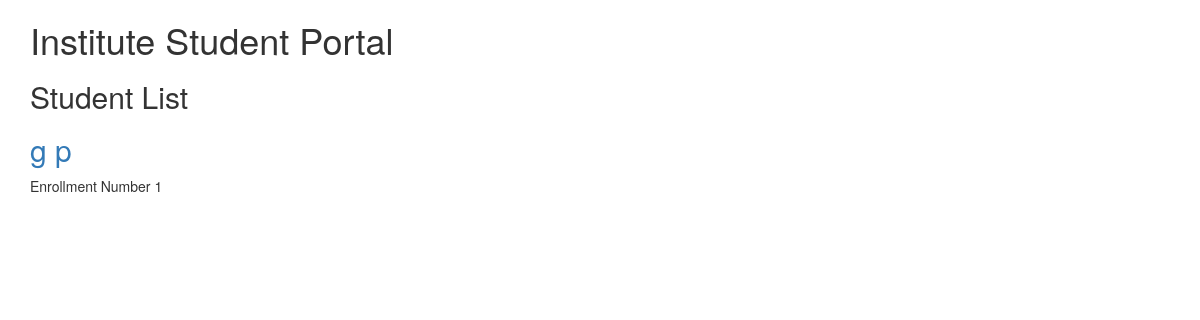
Before: / with the older database file.
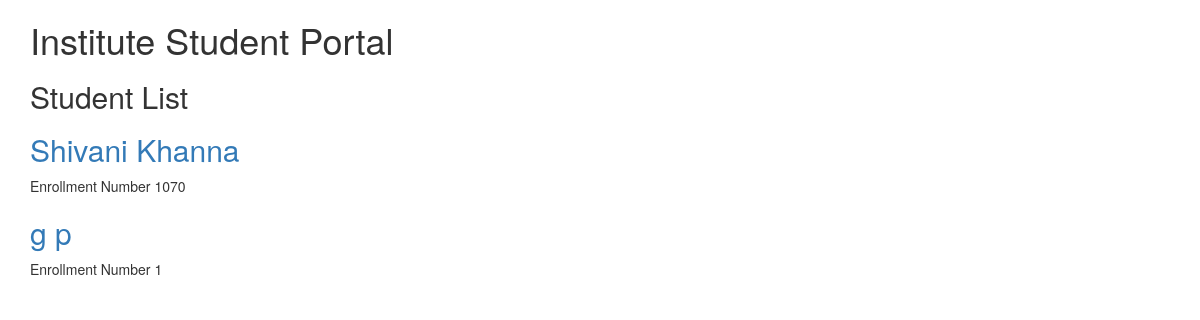
After: the same page with the newer database file.
### student/models.py (models this page shows)
class StudentDetail (models.Model):
    gender_choices = [('M', 'Male'), ('F', 'Female')]
    gender = models.CharField(choices=gender_choices, max_length=1,
                              default=None, null=True)
    first_name = models.CharField(max_length=250)
    last_name = models.CharField(max_length=250)
    student_id = models.CharField(max_length=250, unique=True)
    fathers_name = models.CharField(max_length=250)
    mothers_name = models.CharField(max_length=250)
    dob = models.DateTimeField()
    objects = models.Manager()
    std_choices = [('1', 'I'), ('2', 'II'), ('3', 'III'), ('4', 'IV'),
                   ('5', 'V'), ('6', 'VI'), ('7', 'VII'), ('8', 'VIII'),
                   ('9', 'IX'), ('10', 'X')]
    std = models.CharField(choices=std_choices, max_length=4, default=None,
                           null=True)
    class Meta:
        verbose_name_plural = 'Student Details'
    def get_absolute_url(self):
        return reverse('student:student_details', args=[self.student_id])

### student/views.py (the view)
# urls.py: path('', views.viewStudentList, name='viewStudentList'),
def viewStudentList(request):
    students = StudentDetail.objects.all().order_by('first_name')
    return render(request, 'list.html', {'students': students})

### student/templates/list.html (shortened to what this page needs)
{% extends "base.html" %}
{% block content %}
<h1> Institute Student Portal</h1>
<h2>Student List</h2>
{% for student in students %}
    <h2>
        <a href="{{student.get_absolute_url}}">
            {{student.first_name}} {{student.last_name}}
        </a>
    </h2>
    <p class="date">Enrollment Number {{student.student_id}}</p>
    {% endfor %}
    {% endblock %}

### student/templates/base.html (shortened to what this page needs)
<!DOCTYPE html>
{% load static %}
<html>
    <head>
        <link rel="stylesheet"
        href="https://maxcdn.bootstrapcdn.com/bootstrap/3.3.7/css/bootstrap.min.css"
>
    </head>
            <body class='loader'>
        <div class="content container">
            <div class="row">
                <div class="col-md-8">
                    <div class="studentdetails">
                    {% block content %}
                    {% endblock %}
                    </div>
                </div>
            </div>
        </div>
    </body>
</html>

Changed rows visible on the page:
added StudentDetail: first_name "Shivani", last_name "Khanna", student_id "1070"
